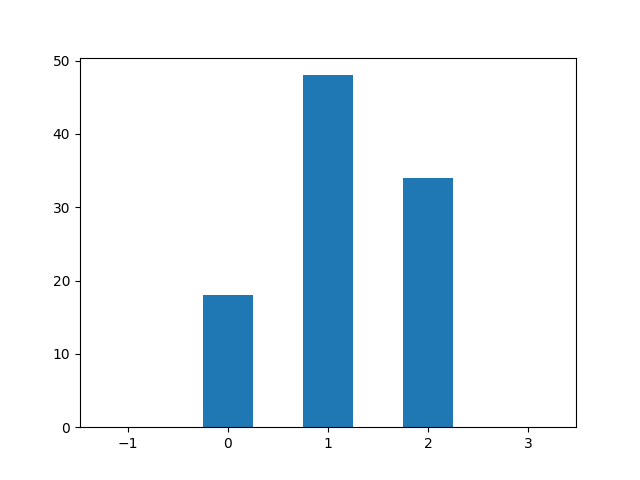

Write Python code to recreate this figure.
import numpy as np
import matplotlib.pyplot as plt
import matplotlib.path as mpath
# data pre-processing
train = []
test = []
G_array = [1e-1, 1e0, 1e1, 1e2, 1e3]

with open("features.train", 'r') as f:
	for line in f:
		train.append([float(i) for i in line.split()])

train = np.asarray(train)

x = []
for i in train:
	digit, inten, symm = i[0], i[1], i[2]
	if digit == 0:
		x.append([inten, symm, 1])
	else:
		x.append([inten, symm,-1])
x = np.asarray(x)

G_hist = [0]*5
from sklearn import svm
for i in range(100):
	acc = []
	for g in G_array:
		clf = svm.SVC(C = 0.1, gamma = g, kernel = 'rbf')
		np.random.shuffle(x)
		xt = x[1000:,:2]
		yt = x[1000:,2]
		clf.fit(xt, yt)
		acc.append(1 - clf.score(x[:1000,:2],x[:1000,2]))
	idx = np.argmin(acc)
	G_hist[idx] += 1

hist = []
for i, j in enumerate(G_hist):
    hist += [np.log10(G_array[i])]*j
plt.hist(hist, bins=[-1.5, -0.5, 0.5, 1.5, 2.5, 3.5], rwidth=0.5)
plt.savefig('16.png')
plt.show()
